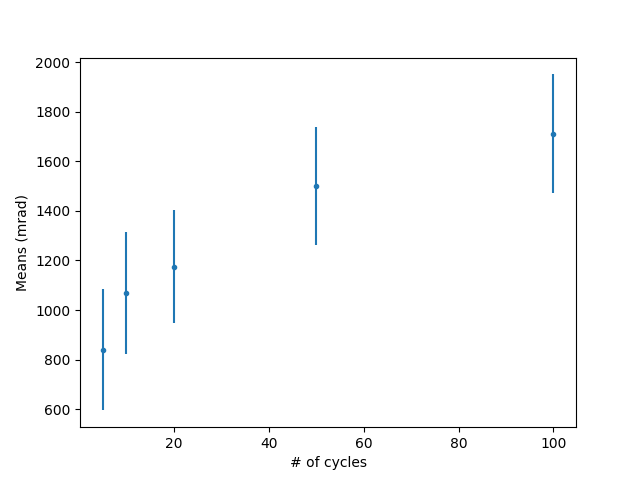

Source code (Python):
import numpy as np
import matplotlib.pyplot as plt

cic = [5,10,20,50,100]
means = [840,1068,1175,1500,1712]
std_dev = [245,245,227,238,239]
plt.ylabel("Means (mrad)")
plt.xlabel("# of cycles")
plt.errorbar(cic,means,yerr = std_dev,fmt = ".")
plt.savefig("means.png")
plt.show()
